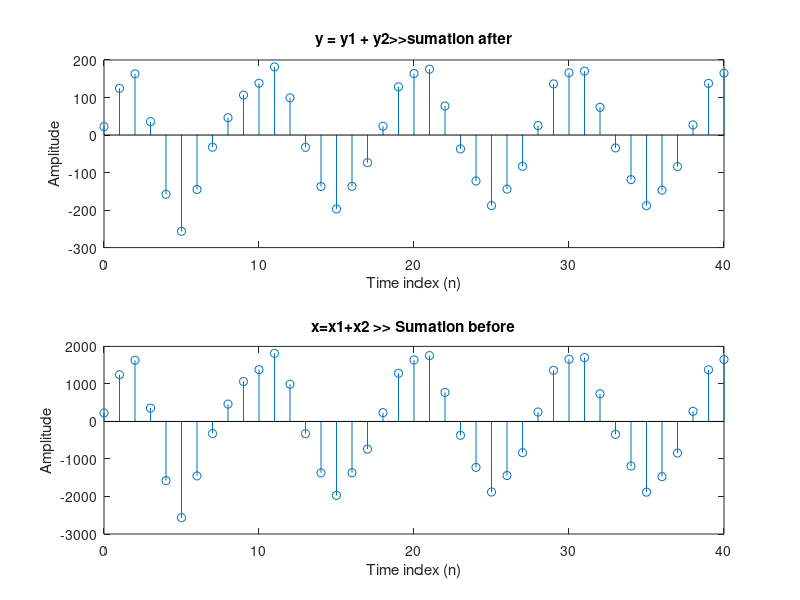

The MATLAB source for this figure:
clf
clc
clear all
%% system define
num=[2.2403 2.4908 2.2403];
den=[1 -0.4 0.75];
n = 0:40;
D = 10;
a = 3.0;
b = -2;
x1 = D*a*cos(2*pi*0.1*n); %%Signal 1
x2 = D*b*cos(2*pi*0.4*n);  %% signal 2

y1 = filter(num,den,x1);
y2 = filter(num,den,x2);
y = y1 + y2;
subplot(2,1,1);
stem(n,y);
title('y = y1 + y2>>sumation after');
xlabel('Time index (n)');
ylabel('Amplitude');

x = x1 + x2;
z = D*filter(num,den,x);
subplot(2,1,2);
stem(n,z);
title('x=x1+x2 >> Sumation before');
xlabel('Time index (n)');
ylabel('Amplitude');